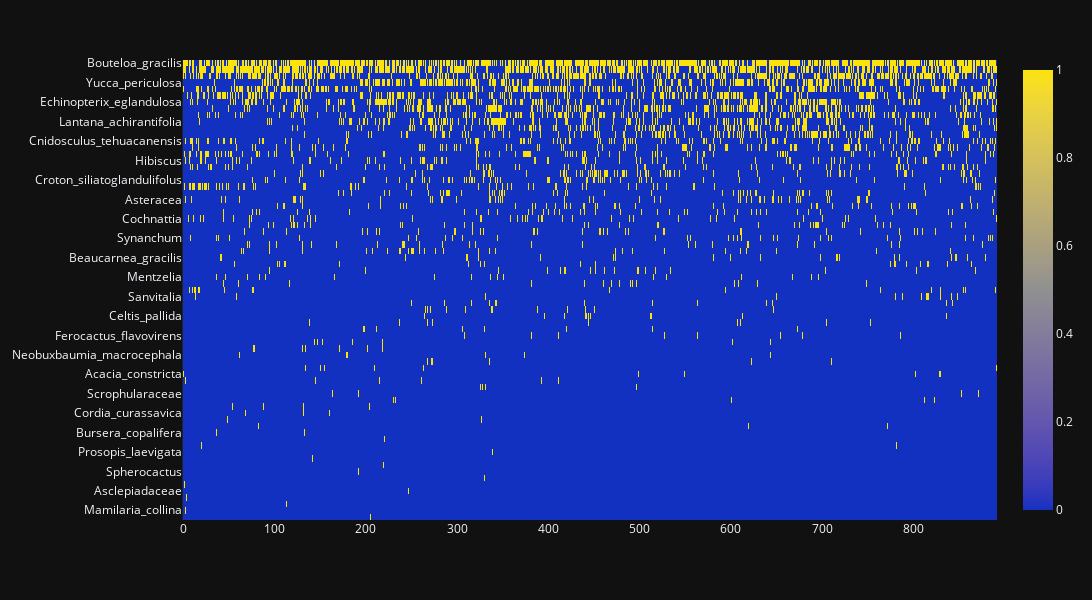
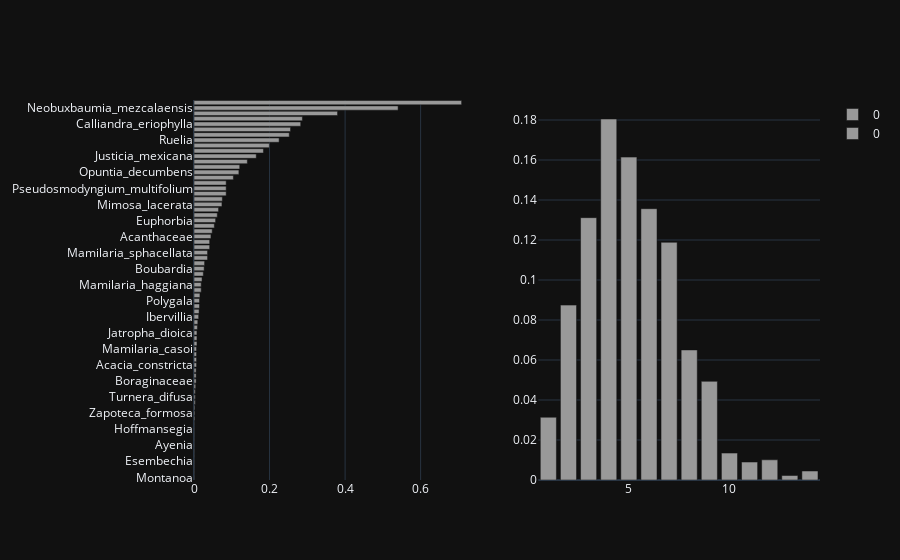
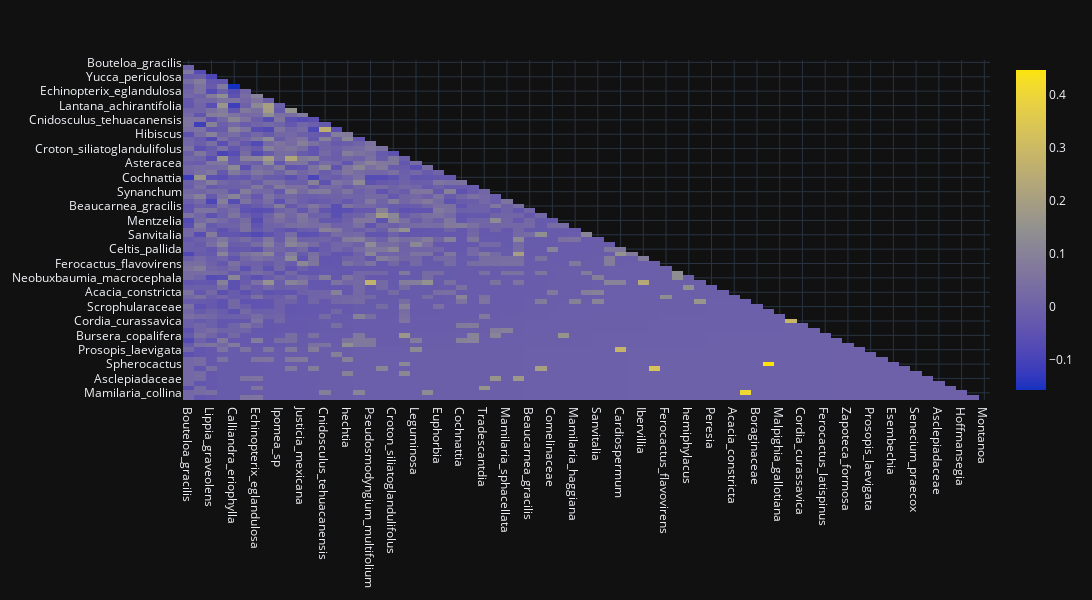
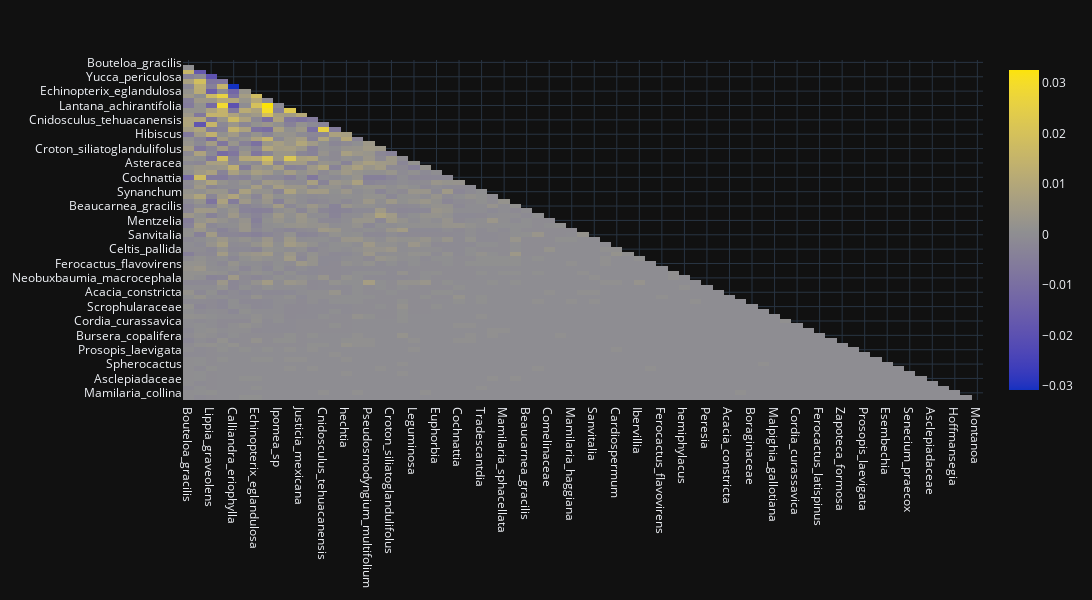

Source (notebook cell) for these figures, in order:
### Code cell
df = df.pipe(sort_species)
df.pipe(plot_patches)

### Figure 1 — Plotly figure (JSON) as saved in the notebook; plotly's stock layout.template omitted (floating-point values rounded to 4 significant figures; data arrays with more than 128 entries replaced by an {"elided": "..."} marker saying what was removed)
{"data": [{"coloraxis": "coloraxis", "hovertemplate": "x: %{x}<br>y: %{y}<br>color: %{z}<extra></extra>", "name": "0", "type": "heatmap", "x": {"elided": "892 int values"}, "xaxis": "x", "y": ["Bouteloa_gracilis", "Neobuxbaumia_mezcalaensis", "Lippia_graveolens", "Yucca_periculosa", "Calliandra_eriophylla", "Aeschinomene_compacta", "Echinopterix_eglandulosa", "Ruelia", "Ipomea_sp", "Lantana_achirantifolia", "Justicia_mexicana", "Ruelia_hirsutoglandulosa", "Cnidosculus_tehuacanensis", "Opuntia_decumbens", "hechtia", "Hibiscus", "Pseudosmodyngium_multifolium", "Mascagnia_seleriana", "Croton_siliatoglandulifolus", "Mimosa_lacerata", "Leguminosa", "Asteracea", "Euphorbia", "Ipomea_arborescens", "Cochnattia", "Acanthaceae", "Tradescantdia", "Synanchum", "Mamilaria_sphacellata", "Shaefferia_stenophyla", "Beaucarnea_gracilis", "Boubardia", "Comelinaceae", "Mentzelia", "Mamilaria_haggiana", "Agave_salmiana", "Sanvitalia", "Polygala", "Cardiospermum", "Celtis_pallida", "Ibervillia", "Acacia_subangulata", "Ferocactus_flavovirens", "Jatropha_dioica", "hemiphylacus", "Neobuxbaumia_macrocephala", "Peresia", "Asteracea_amarilla", "Acacia_constricta", "Mamilaria_casoi", "Boraginaceae", "Scrophularaceae", "Malpighia_gallotiana", "Acantothamnus", "Cordia_curassavica", "Turnera_difusa", "Ferocactus_latispinus", "Bursera_copalifera", "Zapoteca_formosa", "Opuntia_pilifera", "Prosopis_laevigata", "Ditaxis_guatemalensis", "Esembechia", "Spherocactus", "Senecium_praecox", "Ayenia", "Asclepiadaceae", "Tetecho", "Hoffmansegia", "Mamilaria_collina", "Montanoa"], "yaxis": "y", "z": {"elided": "71x892 int values"}}], "layout": {"coloraxis": {"colorscale": {"elided": "256x2 mixed values"}}, "height": 600, "margin": {"t": 60}, "width": 1600, "xaxis": {"anchor": "y", "domain": [0, 1]}, "yaxis": {"anchor": "x", "autorange": "reversed", "domain": [0, 1]}}}

### Figure 2 — Plotly figure (JSON) as saved in the notebook; plotly's stock layout.template omitted (floating-point values rounded to 4 significant figures)
{"data": [{"alignmentgroup": "True", "hovertemplate": "variable=0<br>value=%{x}<br>index=%{y}<extra></extra>", "legendgroup": "0", "marker": {"color": "#999999", "pattern": {"shape": ""}}, "name": "0", "offsetgroup": "0", "orientation": "h", "showlegend": true, "textposition": "auto", "type": "bar", "x": [0.001121, 0.001121, 0.001121, 0.001121, 0.001121, 0.001121, 0.001121, 0.001121, 0.001121, 0.001121, 0.001121, 0.002242, 0.002242, 0.002242, 0.003363, 0.003363, 0.003363, 0.004484, 0.005605, 0.005605, 0.005605, 0.006726, 0.006726, 0.006726, 0.006726, 0.007848, 0.007848, 0.007848, 0.008969, 0.01009, 0.01233, 0.01345, 0.01457, 0.01457, 0.0157, 0.01906, 0.01906, 0.0213, 0.02466, 0.02691, 0.02803, 0.03587, 0.03587, 0.04148, 0.04148, 0.04484, 0.04821, 0.05381, 0.05717, 0.06166, 0.06502, 0.07399, 0.07511, 0.0852, 0.0852, 0.0852, 0.1043, 0.1188, 0.1211, 0.1413, 0.1648, 0.1839, 0.1996, 0.2253, 0.2522, 0.2556, 0.2825, 0.287, 0.38, 0.5404, 0.7085], "xaxis": "x", "y": ["Montanoa", "Prosopis_laevigata", "Ditaxis_guatemalensis", "Esembechia", "Spherocactus", "Mamilaria_collina", "Ayenia", "Asclepiadaceae", "Tetecho", "Hoffmansegia", "Senecium_praecox", "Opuntia_pilifera", "Zapoteca_formosa", "Bursera_copalifera", "Ferocactus_latispinus", "Turnera_difusa", "Cordia_curassavica", "Acantothamnus", "Boraginaceae", "Malpighia_gallotiana", "Scrophularaceae", "Acacia_constricta", "Asteracea_amarilla", "Peresia", "Mamilaria_casoi", "Neobuxbaumia_macrocephala", "hemiphylacus", "Jatropha_dioica", "Ferocactus_flavovirens", "Acacia_subangulata", "Ibervillia", "Celtis_pallida", "Cardiospermum", "Polygala", "Sanvitalia", "Agave_salmiana", "Mamilaria_haggiana", "Mentzelia", "Comelinaceae", "Boubardia", "Beaucarnea_gracilis", "Shaefferia_stenophyla", "Mamilaria_sphacellata", "Synanchum", "Tradescantdia", "Acanthaceae", "Cochnattia", "Ipomea_arborescens", "Euphorbia", "Asteracea", "Leguminosa", "Mimosa_lacerata", "Croton_siliatoglandulifolus", "Hibiscus", "Pseudosmodyngium_multifolium", "Mascagnia_seleriana", "hechtia", "Opuntia_decumbens", "Cnidosculus_tehuacanensis", "Ruelia_hirsutoglandulosa", "Justicia_mexicana", "Lantana_achirantifolia", "Ipomea_sp", "Ruelia", "Echinopterix_eglandulosa", "Aeschinomene_compacta", "Calliandra_eriophylla", "Yucca_periculosa", "Lippia_graveolens", "Neobuxbaumia_mezcalaensis", "Bouteloa_gracilis"], "yaxis": "y"}, {"alignmentgroup": "True", "hovertemplate": "variable=0<br>index=%{x}<br>value=%{y}<extra></extra>", "legendgroup": "0", "marker": {"color": "#999999", "pattern": {"shape": ""}}, "name": "0", "offsetgroup": "0", "orientation": "v", "showlegend": true, "textposition": "auto", "type": "bar", "x": [4, 5, 6, 3, 7, 2, 8, 9, 1, 10, 12, 11, 14, 13], "xaxis": "x2", "y": [0.1805, 0.1614, 0.1357, 0.1312, 0.1188, 0.08744, 0.06502, 0.04933, 0.03139, 0.01345, 0.01009, 0.008969, 0.004484, 0.002242], "yaxis": "y2"}], "layout": {"xaxis": {"anchor": "y", "domain": [0, 0.45]}, "xaxis2": {"anchor": "y2", "domain": [0.55, 1]}, "yaxis": {"anchor": "x", "domain": [0, 1]}, "yaxis2": {"anchor": "x2", "domain": [0, 1]}}}

### Figure 3 — Plotly figure (JSON) as saved in the notebook; plotly's stock layout.template omitted (floating-point values rounded to 4 significant figures; data arrays with more than 128 entries replaced by an {"elided": "..."} marker saying what was removed)
{"data": [{"coloraxis": "coloraxis", "hovertemplate": "x: %{x}<br>y: %{y}<br>color: %{z}<extra></extra>", "name": "0", "type": "heatmap", "x": ["Bouteloa_gracilis", "Neobuxbaumia_mezcalaensis", "Lippia_graveolens", "Yucca_periculosa", "Calliandra_eriophylla", "Aeschinomene_compacta", "Echinopterix_eglandulosa", "Ruelia", "Ipomea_sp", "Lantana_achirantifolia", "Justicia_mexicana", "Ruelia_hirsutoglandulosa", "Cnidosculus_tehuacanensis", "Opuntia_decumbens", "hechtia", "Hibiscus", "Pseudosmodyngium_multifolium", "Mascagnia_seleriana", "Croton_siliatoglandulifolus", "Mimosa_lacerata", "Leguminosa", "Asteracea", "Euphorbia", "Ipomea_arborescens", "Cochnattia", "Acanthaceae", "Tradescantdia", "Synanchum", "Mamilaria_sphacellata", "Shaefferia_stenophyla", "Beaucarnea_gracilis", "Boubardia", "Comelinaceae", "Mentzelia", "Mamilaria_haggiana", "Agave_salmiana", "Sanvitalia", "Polygala", "Cardiospermum", "Celtis_pallida", "Ibervillia", "Acacia_subangulata", "Ferocactus_flavovirens", "Jatropha_dioica", "hemiphylacus", "Neobuxbaumia_macrocephala", "Peresia", "Asteracea_amarilla", "Acacia_constricta", "Mamilaria_casoi", "Boraginaceae", "Scrophularaceae", "Malpighia_gallotiana", "Acantothamnus", "Cordia_curassavica", "Turnera_difusa", "Ferocactus_latispinus", "Bursera_copalifera", "Zapoteca_formosa", "Opuntia_pilifera", "Prosopis_laevigata", "Ditaxis_guatemalensis", "Esembechia", "Spherocactus", "Senecium_praecox", "Ayenia", "Asclepiadaceae", "Tetecho", "Hoffmansegia", "Mamilaria_collina", "Montanoa"], "xaxis": "x", "y": ["Bouteloa_gracilis", "Neobuxbaumia_mezcalaensis", "Lippia_graveolens", "Yucca_periculosa", "Calliandra_eriophylla", "Aeschinomene_compacta", "Echinopterix_eglandulosa", "Ruelia", "Ipomea_sp", "Lantana_achirantifolia", "Justicia_mexicana", "Ruelia_hirsutoglandulosa", "Cnidosculus_tehuacanensis", "Opuntia_decumbens", "hechtia", "Hibiscus", "Pseudosmodyngium_multifolium", "Mascagnia_seleriana", "Croton_siliatoglandulifolus", "Mimosa_lacerata", "Leguminosa", "Asteracea", "Euphorbia", "Ipomea_arborescens", "Cochnattia", "Acanthaceae", "Tradescantdia", "Synanchum", "Mamilaria_sphacellata", "Shaefferia_stenophyla", "Beaucarnea_gracilis", "Boubardia", "Comelinaceae", "Mentzelia", "Mamilaria_haggiana", "Agave_salmiana", "Sanvitalia", "Polygala", "Cardiospermum", "Celtis_pallida", "Ibervillia", "Acacia_subangulata", "Ferocactus_flavovirens", "Jatropha_dioica", "hemiphylacus", "Neobuxbaumia_macrocephala", "Peresia", "Asteracea_amarilla", "Acacia_constricta", "Mamilaria_casoi", "Boraginaceae", "Scrophularaceae", "Malpighia_gallotiana", "Acantothamnus", "Cordia_curassavica", "Turnera_difusa", "Ferocactus_latispinus", "Bursera_copalifera", "Zapoteca_formosa", "Opuntia_pilifera", "Prosopis_laevigata", "Ditaxis_guatemalensis", "Esembechia", "Spherocactus", "Senecium_praecox", "Ayenia", "Asclepiadaceae", "Tetecho", "Hoffmansegia", "Mamilaria_collina", "Montanoa"], "yaxis": "y", "z": {"elided": "71x71 float values"}}], "layout": {"coloraxis": {"colorscale": {"elided": "256x2 mixed values"}}, "height": 600, "margin": {"t": 60}, "width": 1600, "xaxis": {"anchor": "y", "domain": [0, 1]}, "yaxis": {"anchor": "x", "autorange": "reversed", "domain": [0, 1]}}}

### Figure 4 — Plotly figure (JSON) as saved in the notebook; plotly's stock layout.template omitted (floating-point values rounded to 4 significant figures; data arrays with more than 128 entries replaced by an {"elided": "..."} marker saying what was removed)
{"data": [{"coloraxis": "coloraxis", "hovertemplate": "x: %{x}<br>y: %{y}<br>color: %{z}<extra></extra>", "name": "0", "type": "heatmap", "x": ["Bouteloa_gracilis", "Neobuxbaumia_mezcalaensis", "Lippia_graveolens", "Yucca_periculosa", "Calliandra_eriophylla", "Aeschinomene_compacta", "Echinopterix_eglandulosa", "Ruelia", "Ipomea_sp", "Lantana_achirantifolia", "Justicia_mexicana", "Ruelia_hirsutoglandulosa", "Cnidosculus_tehuacanensis", "Opuntia_decumbens", "hechtia", "Hibiscus", "Pseudosmodyngium_multifolium", "Mascagnia_seleriana", "Croton_siliatoglandulifolus", "Mimosa_lacerata", "Leguminosa", "Asteracea", "Euphorbia", "Ipomea_arborescens", "Cochnattia", "Acanthaceae", "Tradescantdia", "Synanchum", "Mamilaria_sphacellata", "Shaefferia_stenophyla", "Beaucarnea_gracilis", "Boubardia", "Comelinaceae", "Mentzelia", "Mamilaria_haggiana", "Agave_salmiana", "Sanvitalia", "Polygala", "Cardiospermum", "Celtis_pallida", "Ibervillia", "Acacia_subangulata", "Ferocactus_flavovirens", "Jatropha_dioica", "hemiphylacus", "Neobuxbaumia_macrocephala", "Peresia", "Asteracea_amarilla", "Acacia_constricta", "Mamilaria_casoi", "Boraginaceae", "Scrophularaceae", "Malpighia_gallotiana", "Acantothamnus", "Cordia_curassavica", "Turnera_difusa", "Ferocactus_latispinus", "Bursera_copalifera", "Zapoteca_formosa", "Opuntia_pilifera", "Prosopis_laevigata", "Ditaxis_guatemalensis", "Esembechia", "Spherocactus", "Senecium_praecox", "Ayenia", "Asclepiadaceae", "Tetecho", "Hoffmansegia", "Mamilaria_collina", "Montanoa"], "xaxis": "x", "y": ["Bouteloa_gracilis", "Neobuxbaumia_mezcalaensis", "Lippia_graveolens", "Yucca_periculosa", "Calliandra_eriophylla", "Aeschinomene_compacta", "Echinopterix_eglandulosa", "Ruelia", "Ipomea_sp", "Lantana_achirantifolia", "Justicia_mexicana", "Ruelia_hirsutoglandulosa", "Cnidosculus_tehuacanensis", "Opuntia_decumbens", "hechtia", "Hibiscus", "Pseudosmodyngium_multifolium", "Mascagnia_seleriana", "Croton_siliatoglandulifolus", "Mimosa_lacerata", "Leguminosa", "Asteracea", "Euphorbia", "Ipomea_arborescens", "Cochnattia", "Acanthaceae", "Tradescantdia", "Synanchum", "Mamilaria_sphacellata", "Shaefferia_stenophyla", "Beaucarnea_gracilis", "Boubardia", "Comelinaceae", "Mentzelia", "Mamilaria_haggiana", "Agave_salmiana", "Sanvitalia", "Polygala", "Cardiospermum", "Celtis_pallida", "Ibervillia", "Acacia_subangulata", "Ferocactus_flavovirens", "Jatropha_dioica", "hemiphylacus", "Neobuxbaumia_macrocephala", "Peresia", "Asteracea_amarilla", "Acacia_constricta", "Mamilaria_casoi", "Boraginaceae", "Scrophularaceae", "Malpighia_gallotiana", "Acantothamnus", "Cordia_curassavica", "Turnera_difusa", "Ferocactus_latispinus", "Bursera_copalifera", "Zapoteca_formosa", "Opuntia_pilifera", "Prosopis_laevigata", "Ditaxis_guatemalensis", "Esembechia", "Spherocactus", "Senecium_praecox", "Ayenia", "Asclepiadaceae", "Tetecho", "Hoffmansegia", "Mamilaria_collina", "Montanoa"], "yaxis": "y", "z": {"elided": "71x71 float values"}}], "layout": {"coloraxis": {"colorscale": {"elided": "256x2 mixed values"}}, "height": 600, "margin": {"t": 60}, "width": 1600, "xaxis": {"anchor": "y", "domain": [0, 1]}, "yaxis": {"anchor": "x", "autorange": "reversed", "domain": [0, 1]}}}
